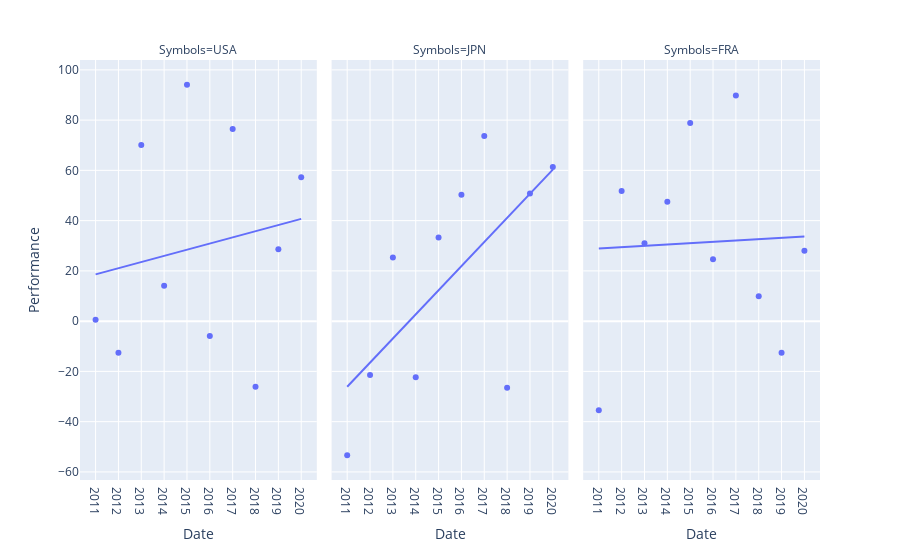

The cell this chart's notebook holds for it:
### Code cell
px.scatter(final, x="Date", y="Performance", facet_col="Symbols", trendline="ols")

### Figure 1 — Plotly figure (JSON) as saved in the notebook; plotly's stock layout.template omitted (floating-point values rounded to 4 significant figures)
{"data": [{"hovertemplate": "Symbols=USA<br>Date=%{x}<br>Performance=%{y}<extra></extra>", "legendgroup": "", "marker": {"color": "#636efa", "symbol": "circle"}, "mode": "markers", "name": "", "orientation": "v", "showlegend": false, "type": "scatter", "x": ["2011", "2012", "2013", "2014", "2015", "2016", "2017", "2018", "2019", "2020"], "xaxis": "x", "y": [0.5366, -12.55, 70.1, 14.1, 94.08, -5.957, 76.43, -26.07, 28.62, 57.29], "yaxis": "y"}, {"hovertemplate": "<b>OLS trendline</b><br>Performance = 2.45496 * Date + -4918.33<br>R<sup>2</sup>=0.031108<br><br>Symbols=USA<br>Date=%{x}<br>Performance=%{y} <b>(trend)</b><extra></extra>", "legendgroup": "", "marker": {"color": "#636efa", "symbol": "circle"}, "mode": "lines", "name": "", "showlegend": false, "type": "scatter", "x": ["2011", "2012", "2013", "2014", "2015", "2016", "2017", "2018", "2019", "2020"], "xaxis": "x", "y": [18.61, 21.06, 23.52, 25.97, 28.43, 30.88, 33.34, 35.79, 38.25, 40.7], "yaxis": "y"}, {"hovertemplate": "Symbols=JPN<br>Date=%{x}<br>Performance=%{y}<extra></extra>", "legendgroup": "", "marker": {"color": "#636efa", "symbol": "circle"}, "mode": "markers", "name": "", "orientation": "v", "showlegend": false, "type": "scatter", "x": ["2011", "2012", "2013", "2014", "2015", "2016", "2017", "2018", "2019", "2020"], "xaxis": "x2", "y": [-53.37, -21.43, 25.32, -22.36, 33.28, 50.35, 73.68, -26.56, 50.76, 61.36], "yaxis": "y2"}, {"hovertemplate": "<b>OLS trendline</b><br>Performance = 9.59819 * Date + -19328<br>R<sup>2</sup>=0.430807<br><br>Symbols=JPN<br>Date=%{x}<br>Performance=%{y} <b>(trend)</b><extra></extra>", "legendgroup": "", "marker": {"color": "#636efa", "symbol": "circle"}, "mode": "lines", "name": "", "showlegend": false, "type": "scatter", "x": ["2011", "2012", "2013", "2014", "2015", "2016", "2017", "2018", "2019", "2020"], "xaxis": "x2", "y": [-26.09, -16.49, -6.893, 2.705, 12.3, 21.9, 31.5, 41.1, 50.7, 60.29], "yaxis": "y2"}, {"hovertemplate": "Symbols=FRA<br>Date=%{x}<br>Performance=%{y}<extra></extra>", "legendgroup": "", "marker": {"color": "#636efa", "symbol": "circle"}, "mode": "markers", "name": "", "orientation": "v", "showlegend": false, "type": "scatter", "x": ["2011", "2012", "2013", "2014", "2015", "2016", "2017", "2018", "2019", "2020"], "xaxis": "x3", "y": [-35.44, 51.81, 30.96, 47.52, 78.87, 24.61, 89.76, 9.885, -12.63, 28.03], "yaxis": "y3"}, {"hovertemplate": "<b>OLS trendline</b><br>Performance = 0.529182 * Date + -1035.23<br>R<sup>2</sup>=0.001742<br><br>Symbols=FRA<br>Date=%{x}<br>Performance=%{y} <b>(trend)</b><extra></extra>", "legendgroup": "", "marker": {"color": "#636efa", "symbol": "circle"}, "mode": "lines", "name": "", "showlegend": false, "type": "scatter", "x": ["2011", "2012", "2013", "2014", "2015", "2016", "2017", "2018", "2019", "2020"], "xaxis": "x3", "y": [28.95, 29.48, 30.01, 30.54, 31.07, 31.6, 32.13, 32.66, 33.19, 33.72], "yaxis": "y3"}], "layout": {"annotations": [{"font": {}, "showarrow": false, "text": "Symbols=USA", "x": 0.16, "xanchor": "center", "xref": "paper", "y": 1, "yanchor": "bottom", "yref": "paper"}, {"font": {}, "showarrow": false, "text": "Symbols=JPN", "x": 0.5, "xanchor": "center", "xref": "paper", "y": 1, "yanchor": "bottom", "yref": "paper"}, {"font": {}, "showarrow": false, "text": "Symbols=FRA", "x": 0.84, "xanchor": "center", "xref": "paper", "y": 1, "yanchor": "bottom", "yref": "paper"}], "autosize": true, "legend": {"tracegroupgap": 0}, "margin": {"t": 60}, "xaxis": {"anchor": "y", "autorange": true, "domain": [0, 0.32], "range": [-0.6584, 9.658], "title": {"text": "Date"}, "type": "category"}, "xaxis2": {"anchor": "y2", "autorange": true, "domain": [0.34, 0.66], "matches": "x", "range": [-0.6584, 9.658], "title": {"text": "Date"}, "type": "category"}, "xaxis3": {"anchor": "y3", "autorange": true, "domain": [0.68, 1.0], "matches": "x", "range": [-0.6584, 9.658], "title": {"text": "Date"}, "type": "category"}, "yaxis": {"anchor": "x", "autorange": true, "domain": [0, 1], "range": [-64.79, 105.5], "title": {"text": "Performance"}, "type": "linear"}, "yaxis2": {"anchor": "x2", "autorange": true, "domain": [0, 1], "matches": "y", "range": [-64.79, 105.5], "showticklabels": false, "type": "linear"}, "yaxis3": {"anchor": "x3", "autorange": true, "domain": [0, 1], "matches": "y", "range": [-64.79, 105.5], "showticklabels": false, "type": "linear"}}}
